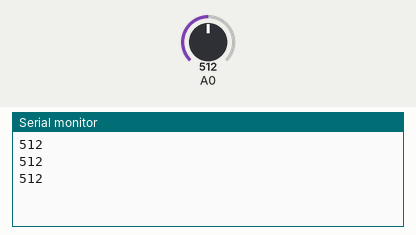
This sketch was run on a simulated Arduino Uno, built with avr-gcc and run on an emulated ATmega328P. Shown: the last lines printed to the serial monitor. The inputs (shaded band) are chosen by the test bench; at power-on: A0 = 512.

Above: at 1.3 s.
1.4 s: A0 set to 716
At 1.9 s:
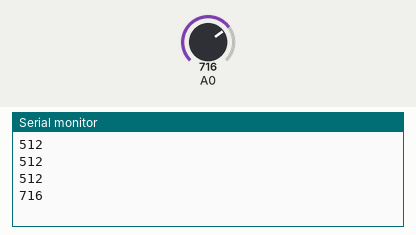
2.9 s: A0 set to 900
At 3.4 s:
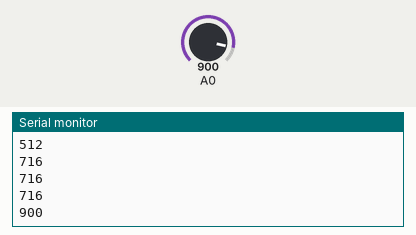
Timing chart, 0 to 5.9 s (numbered marks = the images above; inputs shaded):
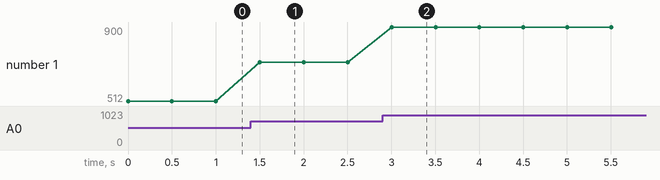

Measured:
- after the input at 1.4 s, the serial monitor: prints a new line after 0.10 s (image 1)
- after the input at 2.9 s, the serial monitor: prints a new line after 0.10 s (image 2)
- plotted number 1: 512 → 716 after the input at 1.4 s, 716 → 900 after the input at 2.9 s

The sketch:

v.1.ino
```cpp
int sensor;

void setup()
{
  Serial.begin(9600);
}

void loop()
{
  sensor= analogRead(A0);
  Serial.println(sensor);
  delay(500);
}
```
